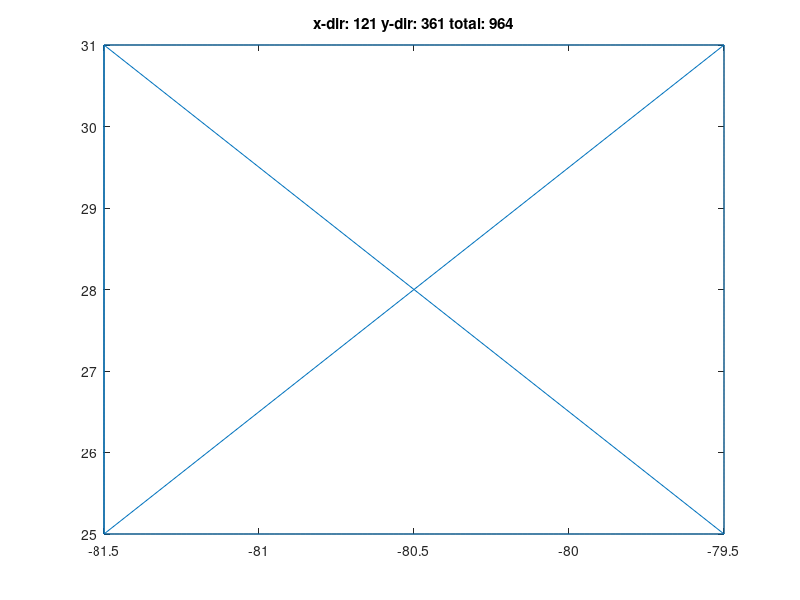

Write the MATLAB code that produced this figure.
clear all

dx=60.0/3600.0; % 60 times 
id_count=0;
icount=0;

% FL PM and BR
x1=-81.50;
x2=-79.50;
y1=25.00;
y2=31.00;

x=[x1:dx:x2];  % 
y=[y1:dx:y2];  %


id_count=id_count+1;
% east
for j=1:length(y)
icount=icount+1;
sta(icount,1)=y(j);
sta(icount,2)=x(end);
sta(icount,3)=id_count;
end

id_count=id_count+1;
% west
for j=1:length(y)
icount=icount+1;
sta(icount,1)=y(j);
sta(icount,2)=x(1);
sta(icount,3)=id_count;
end

id_count=id_count+1;
% south
for i=1:length(x)
icount=icount+1;
sta(icount,1)=y(1);
sta(icount,2)=x(i);
sta(icount,3)=id_count;
end

id_count=id_count+1;
% north
for i=1:length(x)
icount=icount+1;
sta(icount,1)=y(end);
sta(icount,2)=x(i);
sta(icount,3)=id_count;
end

disp(['icount= ' num2str(icount) '?=' num2str(2*length(x)+2*length(y))]);

figure(1)
clf
plot(sta(:,2),sta(:,1));
txt=['x-dir: ' num2str(length(x)) ' y-dir: ' num2str(length(y)), ' total: ', num2str(2*length(x)+2*length(y))];
title(txt)

print('-djpeg100','plots/NestFL_VO.jpg')

icount_last=icount;


fid = fopen('station_G_to_FL.txt', 'wt');
  fprintf(fid, ['%f %f %d', '\n'], sta');
fclose(fid);





